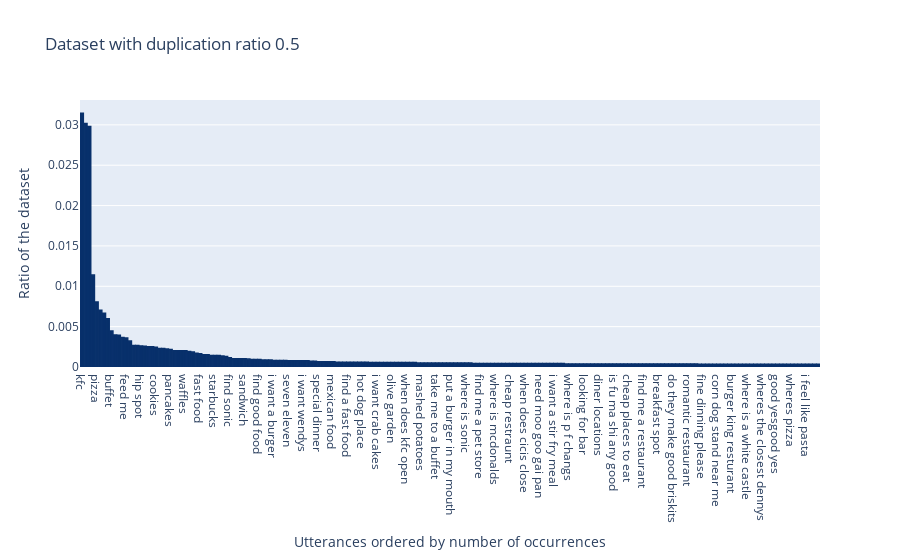
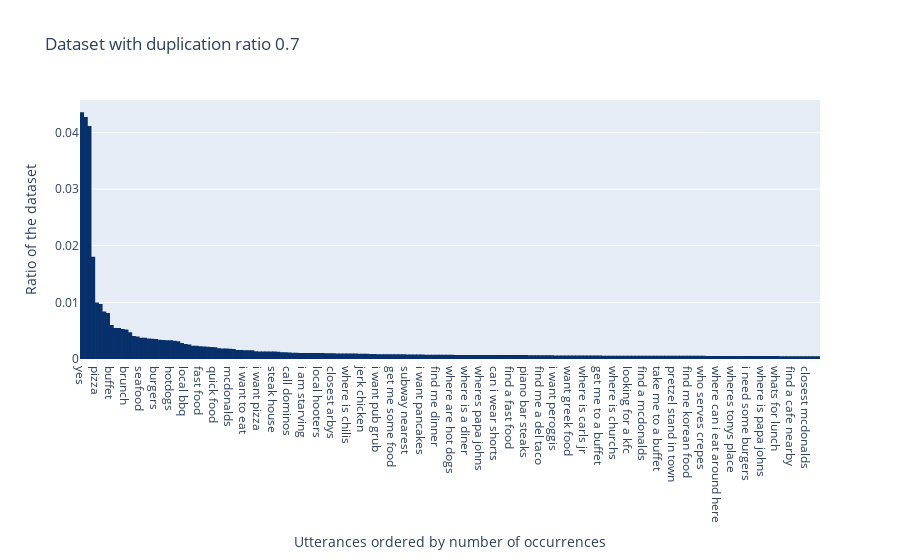
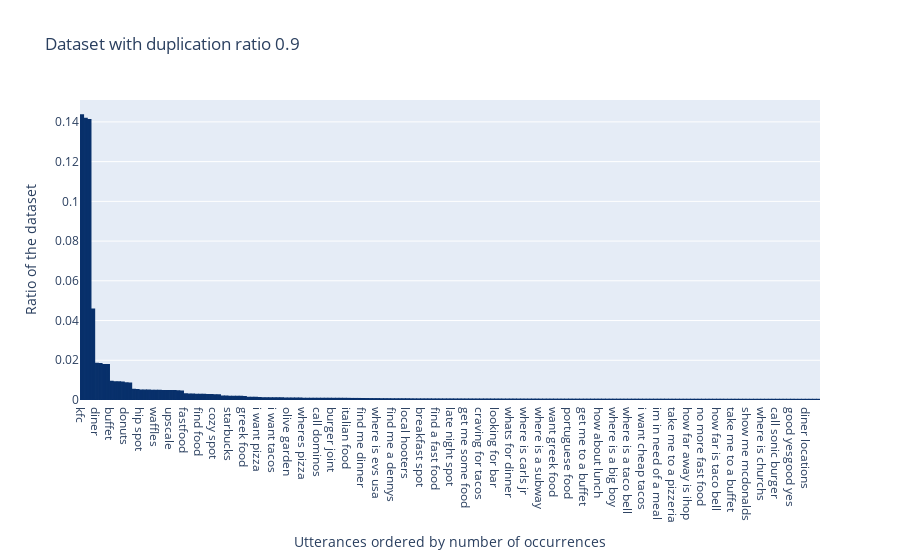

Here is the notebook cell these charts were saved with, in order:
### Code cell
for r in duplication_ratios:
    plot_sampled_utt_distribution(duplicated_datasets[r], title=f'Dataset with duplication ratio {r}')

### Figure 1 — Plotly figure (JSON) as saved in the notebook; plotly's stock layout.template omitted (floating-point values rounded to 4 significant figures; data arrays with more than 128 entries replaced by an {"elided": "..."} marker saying what was removed)
{"data": [{"marker": {"color": "rgb(8,48,107)", "line": {"color": "rgb(8,48,107)", "width": 1.5}}, "type": "bar", "x": {"elided": "200 str values"}, "y": {"elided": "200 float values"}}], "layout": {"title": {"text": "Dataset with duplication ratio 0.5"}, "xaxis": {"title": {"text": "Utterances ordered by number of occurrences"}}, "yaxis": {"title": {"text": "Ratio of the dataset"}}}}

### Figure 2 — Plotly figure (JSON) as saved in the notebook; plotly's stock layout.template omitted (floating-point values rounded to 4 significant figures; data arrays with more than 128 entries replaced by an {"elided": "..."} marker saying what was removed)
{"data": [{"marker": {"color": "rgb(8,48,107)", "line": {"color": "rgb(8,48,107)", "width": 1.5}}, "type": "bar", "x": {"elided": "200 str values"}, "y": {"elided": "200 float values"}}], "layout": {"title": {"text": "Dataset with duplication ratio 0.7"}, "xaxis": {"title": {"text": "Utterances ordered by number of occurrences"}}, "yaxis": {"title": {"text": "Ratio of the dataset"}}}}

### Figure 3 — Plotly figure (JSON) as saved in the notebook; plotly's stock layout.template omitted (floating-point values rounded to 4 significant figures; data arrays with more than 128 entries replaced by an {"elided": "..."} marker saying what was removed)
{"data": [{"marker": {"color": "rgb(8,48,107)", "line": {"color": "rgb(8,48,107)", "width": 1.5}}, "type": "bar", "x": {"elided": "200 str values"}, "y": {"elided": "200 float values"}}], "layout": {"title": {"text": "Dataset with duplication ratio 0.9"}, "xaxis": {"title": {"text": "Utterances ordered by number of occurrences"}}, "yaxis": {"title": {"text": "Ratio of the dataset"}}}}
